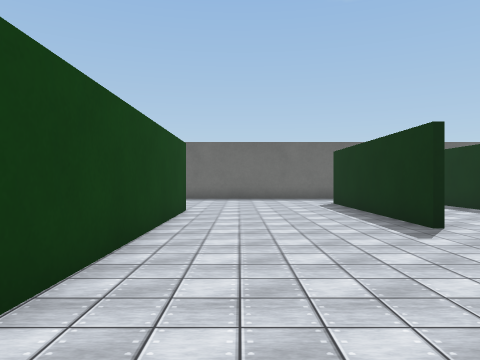
View 1 (above)

24 first-person views from a walk through a Webots world. The camera is 0.43 m above the floor, looks level and sees 70° across. The floor is counted in squares, 0.5 m on a side. Each view is taken from the middle of a square. On the plan, view 1 faces up. The plan holds only what a view shows up to about 12 squares ahead; the rest is blank. The robots in the file are not drawn. Webots' stock objects and surfaces are drawn as simple stand-ins.

View 2
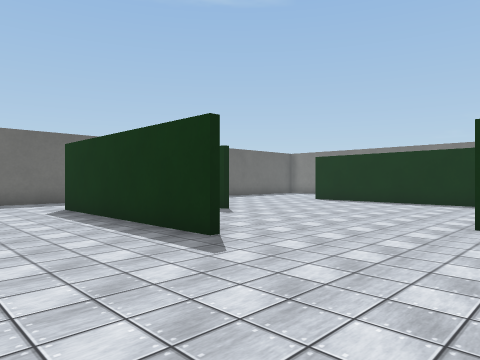

View 3
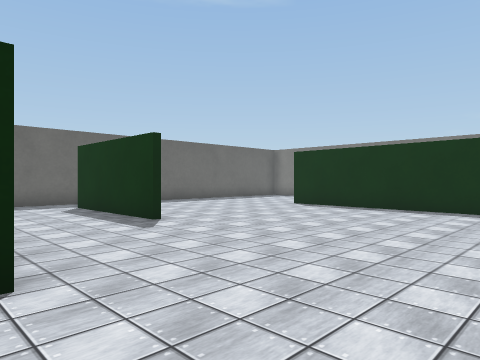

View 4
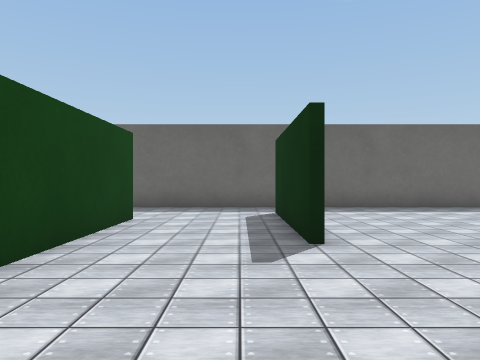

View 5
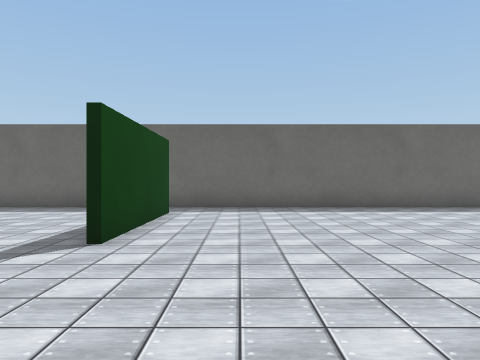

View 6
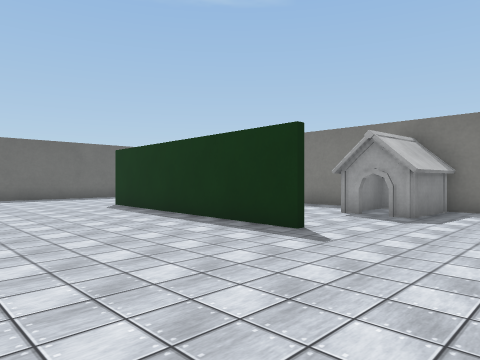

View 7
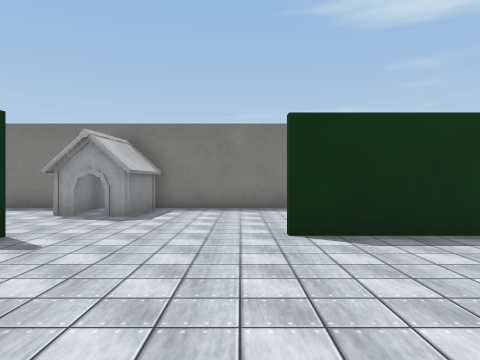

View 8
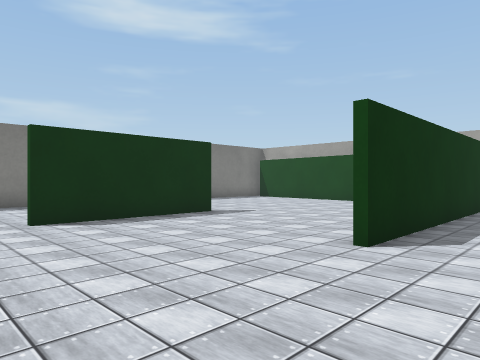

View 9
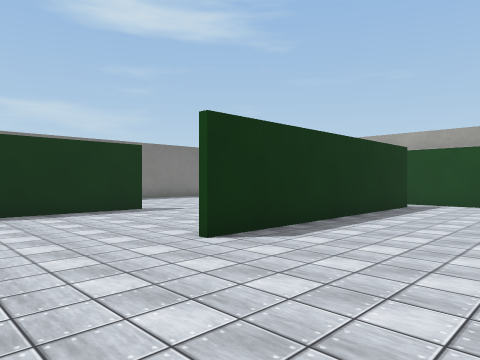

View 10
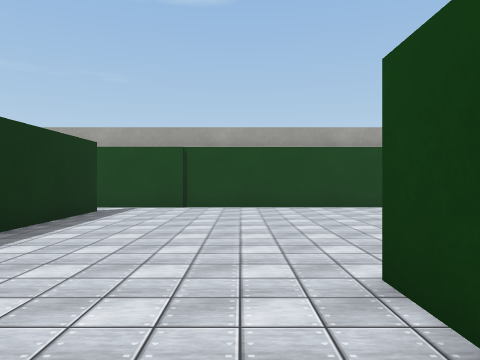

View 11
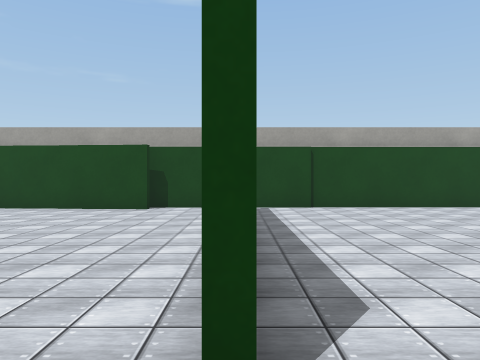

View 12
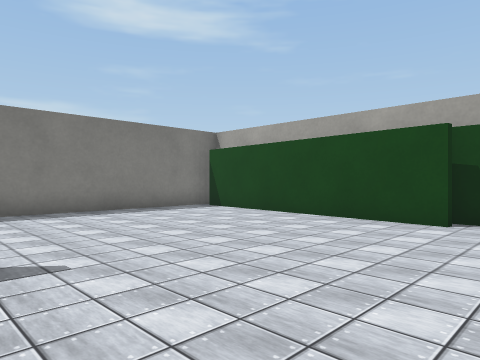

View 13
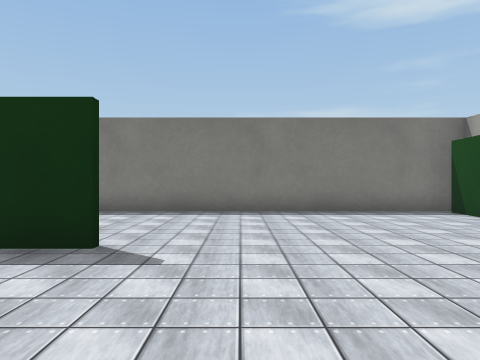

View 14
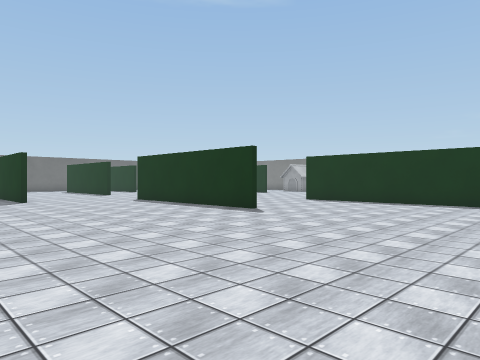

View 15
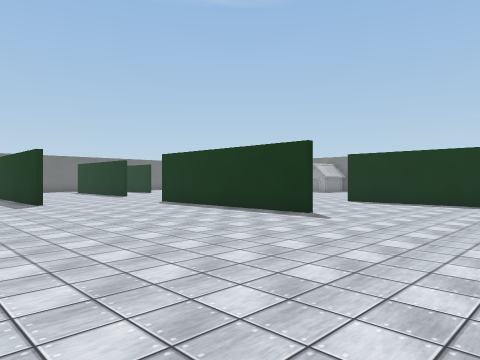

View 16
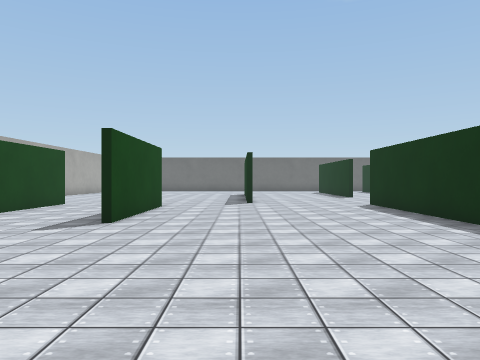

View 17
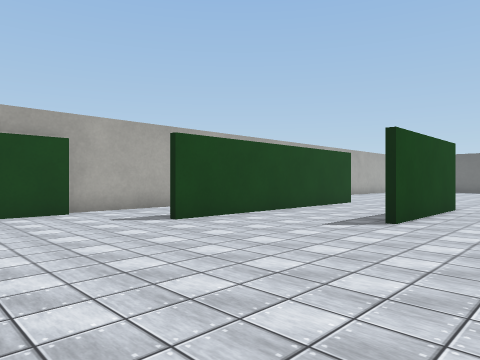

View 18
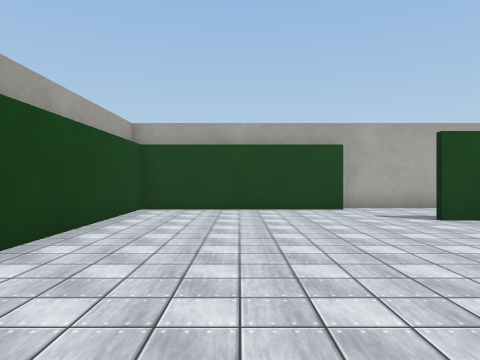

View 19
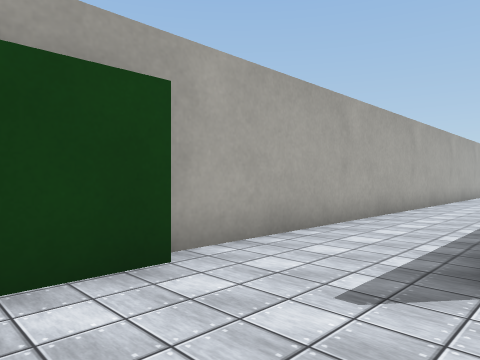

View 20
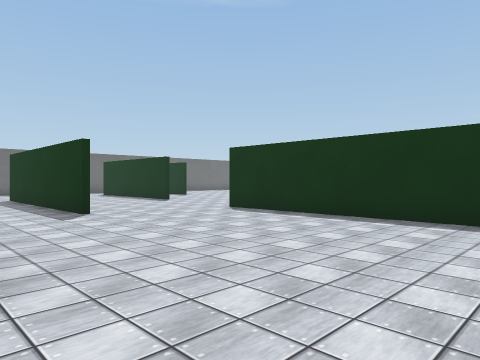

View 21
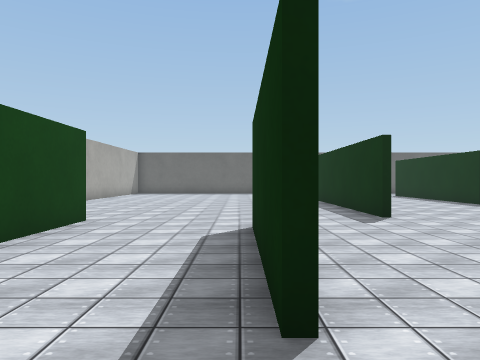

View 22
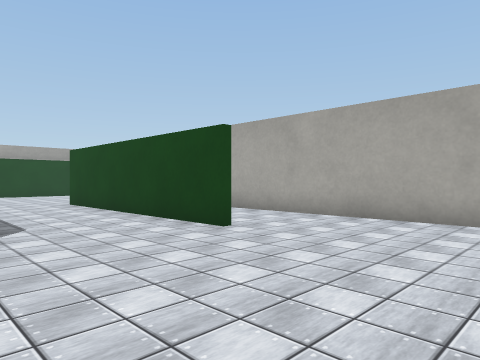

View 23
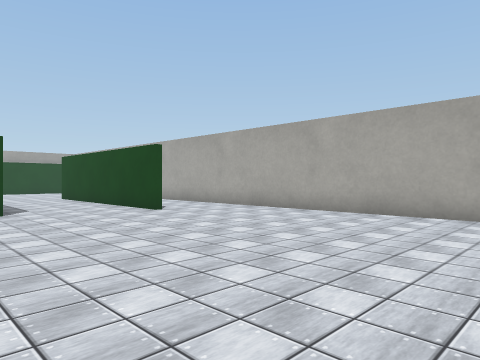

View 24
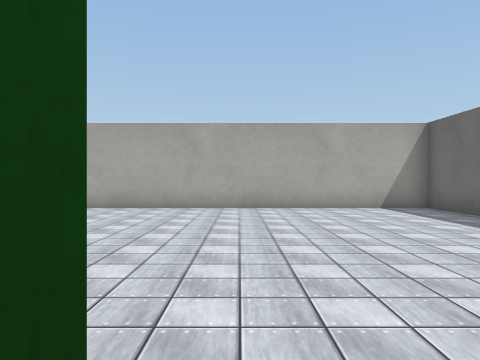

### Floor plan
Points are (right, up) in squares from view 1. A wall is a line through its corners. A room is listed if a view was taken in it or the views show most of it. See-through windows are left out.
Room 1 (views 1, 2, 3, 4, 5, 6, 7, 8, 9, 10, 11, 12, 13, 14, 15, 16, 17, 18, 19, 20, 21, 22, 23, 24)
walls: (3.4, 6) (3.4, 12.6); (-1.7, 1.8) (-1.7, 6.6); (2.8, -4.7) (2.8, -6); (2.6, -6) (2.6, 1.1); (-4.6, 0.4) (-4.6, -4.1); (6.9, 9.6) (6.9, 14); (13.3, 2.5) (13.3, 10.6); (-4.8, -4.1) (-4.8, 0); (-1.5, 9.8) (-1.5, 2.1); (3.6, 12.6) (3.6, 8.4); (13.3, -6.2) (13.3, -1.7); (-8.3, 1.4) (-8.3, -6.7); (7.1, 14) (7.1, 9.6); (7.9, -12.5) (7.9, -4.2); (18.5, 4.6) (18.5, 6.3); (-0.6, -13.9) (8.5, -13.9); (10.7, -13.1) (18.1, -13.6); (9.1, -13.9) (10.9, -13.9); (-11, -7.9) (-11, -13.9) (-5.1, -13.9); (16.5, 15.7) (1.5, 15.7); (-9.1, 15.7) (-11.5, 15.7) (-11.5, -7.9); (18.5, -14) (18.5, 1.9)
objects: house (16, 2) to (18, 3)

Positions as (right, up) in squares from view 1, and headings:
1: (0, 0), facing up
2: (0, 2), facing up-right
3: (3, 3), facing up-right
4: (6, 5), facing up
5: (9, 5), facing up
6: (8, -1), facing up-right
7: (8, -1), facing right
8: (6, 0), facing down-right
9: (4, -1), facing down-right
10: (4, -3), facing down
11: (8, -3), facing down
12: (9, -6), facing down-right
13: (9, -8), facing right
14: (-5, -13), facing up-right
15: (-5, -11), facing up-right
16: (-2, -11), facing up
17: (-2, -11), facing up-left
18: (-1, -11), facing left
19: (-8, -10), facing up-left
20: (-5, -7), facing up-right
21: (-5, -6), facing up
22: (-4, 6), facing down-left
23: (-3, 10), facing down-left
24: (-1, 10), facing left
